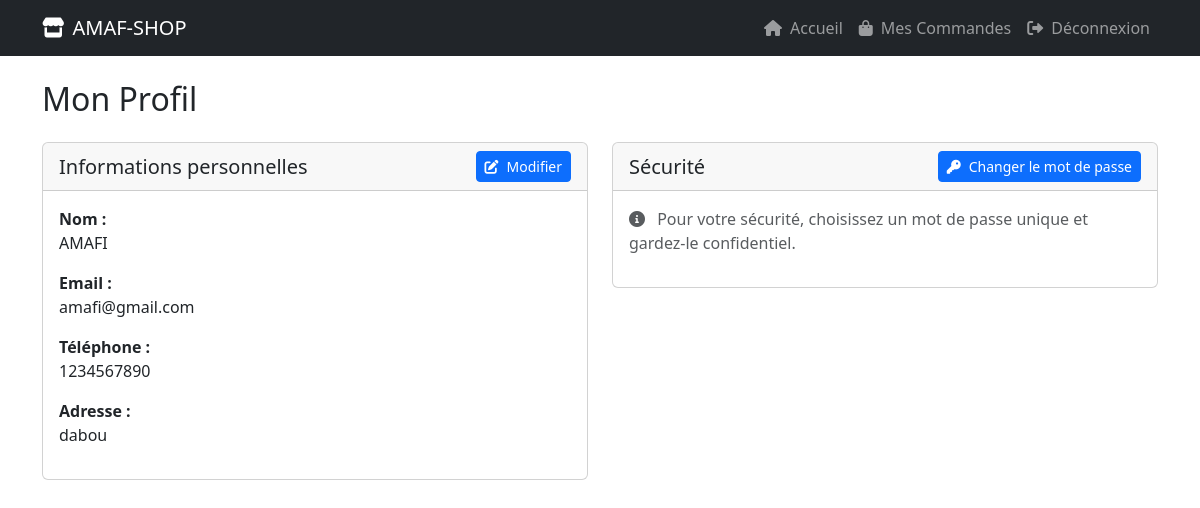
The app's page /AMAF-SHOP/profil.php (signed in) with its own data.
### tables this page shows
CREATE TABLE IF NOT EXISTS `utilisateur` (
  `id` int NOT NULL AUTO_INCREMENT,
  `nom` varchar(60) NOT NULL,
  `email` varchar(50) NOT NULL,
  `mot_de_passe` varchar(55) NOT NULL,
  `adresse` varchar(55) DEFAULT NULL,
  `telephone` varchar(20) DEFAULT NULL,
  `type` enum('client','livreur','admin') NOT NULL,
  `date_inscription` timestamp NULL DEFAULT CURRENT_TIMESTAMP,
  `utilisateur` varchar(50) DEFAULT NULL,
  PRIMARY KEY (`id`),
  UNIQUE KEY `email` (`email`)
);

### AMAF-SHOP/profil.php (the view, shortened to what this page needs)
<?php
require 'config.php';
$user_id = $_SESSION['user_id'];
$query = "SELECT * FROM utilisateur WHERE id = ?";
$stmt = $conn->prepare($query);
$stmt->bind_param("i", $user_id);
$stmt->execute();
$user = $stmt->get_result()->fetch_assoc();
?>
<!DOCTYPE html>
<html lang="fr">
<head>
    <link rel="stylesheet" href="https://cdn.jsdelivr.net/npm/bootstrap@5.3.0/dist/css/bootstrap.min.css">
    <link rel="stylesheet" href="https://cdnjs.cloudflare.com/ajax/libs/font-awesome/6.0.0/css/all.min.css">
</head>
<body>
    <nav class="navbar navbar-expand-lg navbar-dark bg-dark">
        <div class="container">
            <a class="navbar-brand" href="index.php">
                <i class="fas fa-store me-2"></i>AMAF-SHOP
            </a>
            <div class="collapse navbar-collapse" id="navbarNav">
                <ul class="navbar-nav ms-auto">
                    <li class="nav-item">
                        <a class="nav-link" href="index.php">
                            <i class="fas fa-home me-2"></i>Accueil
                        </a>
                    </li>
                    <li class="nav-item">
                        <a class="nav-link" href="mes_commandes.php">
                            <i class="fas fa-shopping-bag me-2"></i>Mes Commandes
                        </a>
                    </li>
                    <li class="nav-item">
                        <a class="nav-link" href="logout.php">
                            <i class="fas fa-sign-out-alt me-2"></i>Déconnexion
                        </a>
                    </li>
                </ul>
            </div>
        </div>
    </nav>
    <div class="container mt-4">
        <h2 class="mb-4">Mon Profil</h2>
        <div class="row">
            <div class="col-md-6 mb-4">
                <div class="card">
                    <div class="card-header d-flex justify-content-between align-items-center">
                        <h5 class="mb-0">Informations personnelles</h5>
                        <button type="button" class="btn btn-primary btn-sm" data-bs-toggle="modal" data-bs-target="#editProfileModal">
                            <i class="fas fa-edit me-2"></i>Modifier
                        </button>
                    </div>
                    <div class="card-body">
                        <div class="mb-3">
                            <label class="fw-bold">Nom :</label>
                            <p><?= htmlspecialchars($user['nom']) ?></p>
                        </div>
                        <div class="mb-3">
                            <label class="fw-bold">Email :</label>
                            <p><?= htmlspecialchars($user['email']) ?></p>
                        </div>
                        <div class="mb-3">
                            <label class="fw-bold">Téléphone :</label>
                            <p><?= htmlspecialchars($user['telephone'] ?: 'Non renseigné') ?></p>
                        </div>
                        <div class="mb-3">
                            <label class="fw-bold">Adresse :</label>
                            <p><?= htmlspecialchars($user['adresse'] ?: 'Non renseignée') ?></p>
                        </div>
                    </div>
                </div>
            </div>
            <div class="col-md-6 mb-4">
                <div class="card">
                    <div class="card-header d-flex justify-content-between align-items-center">
                        <h5 class="mb-0">Sécurité</h5>
                        <button type="button" class="btn btn-primary btn-sm" data-bs-toggle="modal" data-bs-target="#changePasswordModal">
                            <i class="fas fa-key me-2"></i>Changer le mot de passe
                        </button>
                    </div>
                    <div class="card-body">
                        <p class="text-muted">
                            <i class="fas fa-info-circle me-2"></i>
                            Pour votre sécurité, choisissez un mot de passe unique et gardez-le confidentiel.
                        </p>
                    </div>
                </div>
            </div>
        </div>
    </div>
</body>
</html>

### records on screen
utilisateur: nom "AMAFI", email "amafi@gmail.com", telephone "1234567890", adresse "dabou"
